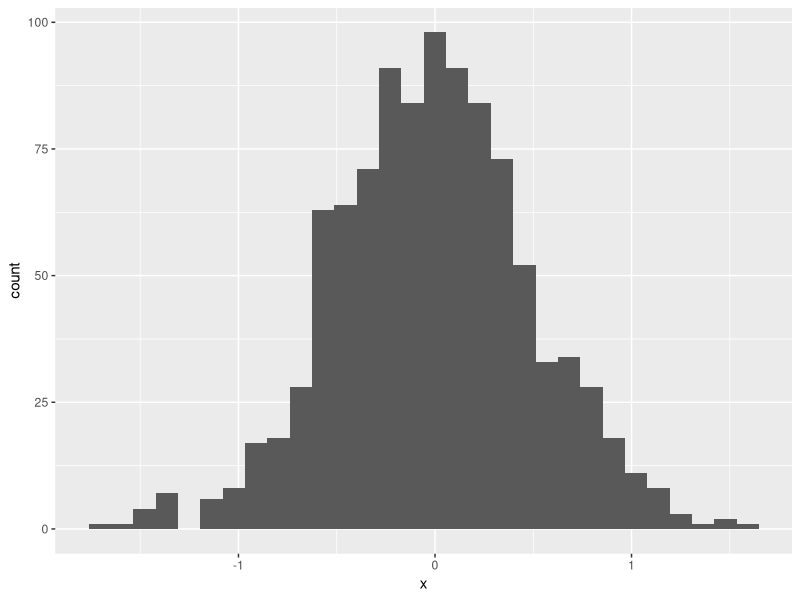
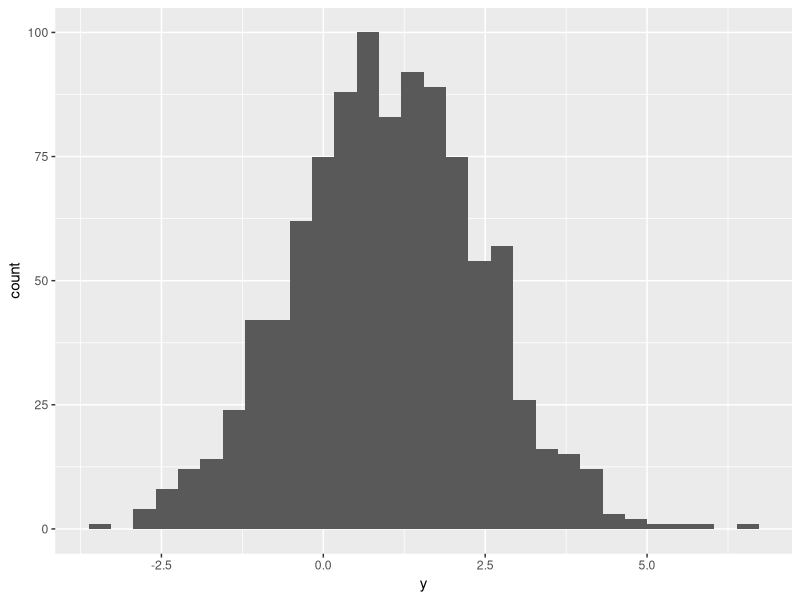
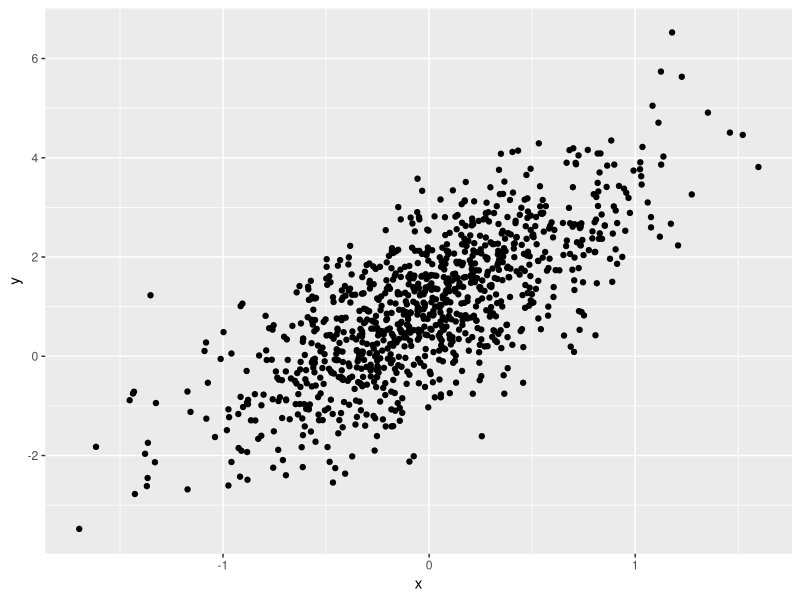

Generate these figures, in order, with R:
## ---- chunk 1
library(tidyverse)
## ---- chunk 2
set.seed(1234)

plot_df = tibble(
  x = rnorm(1000, sd = .5),
  y = 1 + 2 * x + rnorm(1000)
)
## ---- chunk 3
ggplot(plot_df, aes(x = x)) + geom_histogram()
## ---- chunk 4
ggplot(plot_df, aes(x = y)) + geom_histogram()
## ---- chunk 5
ggplot(plot_df, aes(x = x, y = y)) + geom_point()
